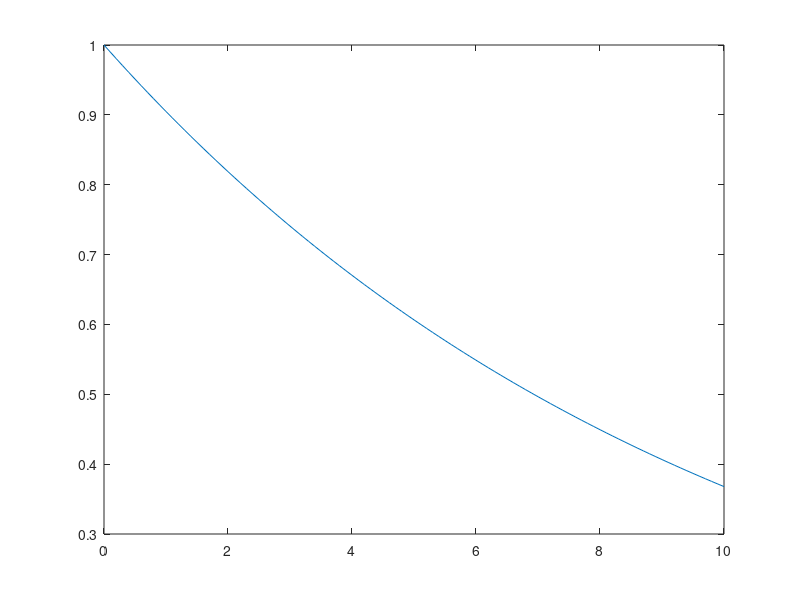

This chart was generated by the following MATLAB code:
% Exercise 9

%% Init value of t and s(t)
t = 0 : 0.1 : 10;
s = sin(2*pi*5.*t).*cos(2*pi*3.*t)+exp(-0.1.*t)

%% Graph of s(t)
plot(t, s)